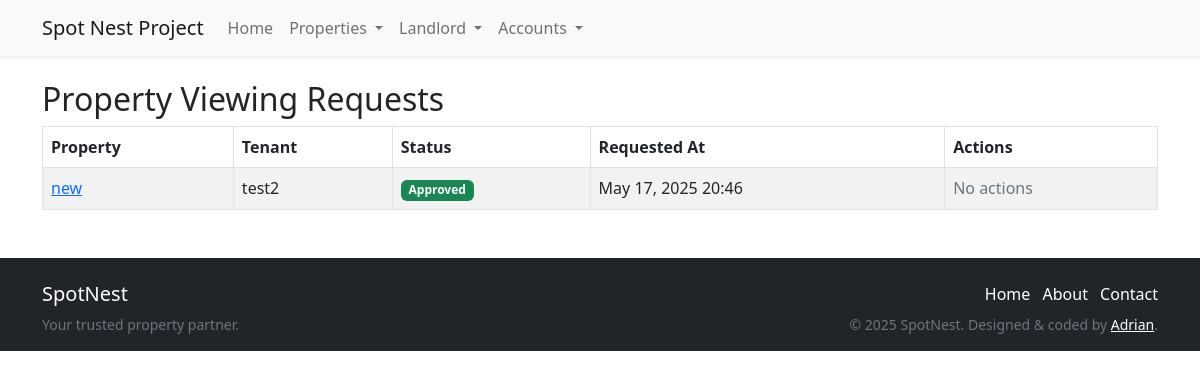
The page /property/requests/ (signed in) on the database its author committed.
### property_module/models.py (models this page shows, shortened)
class PropertyRequest(models.Model):
    STATUS_CHOICES = [
        ('pending', 'Pending'),
        ('approved', 'Approved'),
        ('declined', 'Declined'),
    ]
    property = models.ForeignKey(Property, on_delete=models.CASCADE, related_name='requests')
    tenant = models.ForeignKey(CustomUser, on_delete=models.CASCADE, related_name='property_requests')
    status = models.CharField(max_length=10, choices=STATUS_CHOICES, default='pending')
    created_at = models.DateTimeField(auto_now_add=True)

class Property(models.Model):
    landlord = models.ForeignKey(CustomUser, on_delete=models.CASCADE, related_name='properties')
    title = models.CharField(max_length=255)
    description = models.TextField()
    rental_price = models.DecimalField(max_digits=10, decimal_places=2)
    address = models.CharField(max_length=255)
    latitude = models.FloatField()
    longitude = models.FloatField()
    image = models.ImageField(upload_to='property_images/', blank=True, null=True)
    created_at = models.DateTimeField(auto_now_add=True)

### users_module/models.py (models this page shows, shortened)
class CustomUser(AbstractUser):
    USER_TYPE_CHOICES = (
        ('landlord', 'Landlord'),
        ('tenant', 'Tenant'),
    )
    user_type = models.CharField(max_length=10, choices=USER_TYPE_CHOICES, default='tenant')
    age = models.PositiveIntegerField(null=True, blank=True)
    about = models.TextField(blank=True, null=True)  # Field for bio or property description
    profile_image = models.ImageField(upload_to='profile_images/', blank=True, null=True)
    hashtags = models.CharField(max_length=255, blank=True, null=True, help_text='Comma-separated hashtags')
    orientation = models.CharField(max_length=50, blank=True, null=True)
    income = models.DecimalField(max_digits=10, decimal_places=2, blank=True, null=True)

### property_module/views.py (the view, shortened to what this page needs)
# urls.py: path('requests/', landlord_requests_view, name='landlord_requests'),
@login_required
def landlord_requests_view(request):
    if not hasattr(request.user, 'user_type') or request.user.user_type != 'landlord':
        return HttpResponseForbidden('Only landlords can view this page.')
    requests = PropertyRequest.objects.filter(property__landlord=request.user).select_related('property', 'tenant').order_by('-created_at')
    return render(request, 'property_module/landlord_requests.html', {'requests': requests})

### spotnest_project_content/templates/property_module/landlord_requests.html
{% extends 'base.html' %}
{% block content %}
<div class="container mt-4">
    <h2>Property Viewing Requests</h2>
    {% if requests %}
        <table class="table table-bordered table-striped">
            <thead>
                <tr>
                    <th>Property</th>
                    <th>Tenant</th>
                    <th>Status</th>
                    <th>Requested At</th>
                    <th>Actions</th>
                </tr>
            </thead>
            <tbody>
                {% for req in requests %}
                <tr>
                    <td><a href="{% url 'module_property:property_detail' req.property.id %}">{{ req.property.title }}</a></td>
                    <td>{{ req.tenant.username }}</td>
                    <td>
                        {% if req.status == 'pending' %}
                            <span class="badge bg-warning text-dark">Pending</span>
                        {% elif req.status == 'approved' %}
                            <span class="badge bg-success">Approved</span>
                        {% elif req.status == 'declined' %}
                            <span class="badge bg-danger">Declined</span>
                        {% endif %}
                    </td>
                    <td>{{ req.created_at|date:"M d, Y H:i" }}</td>
                    <td>
                        {% if req.status == 'pending' %}
                        <form method="post" style="display:inline;">
                            {% csrf_token %}
                            <input type="hidden" name="request_id" value="{{ req.id }}">
                            <button name="action" value="approve" class="btn btn-success btn-sm">Approve</button>
                            <button name="action" value="reject" class="btn btn-danger btn-sm">Reject</button>
                        </form>
                        {% else %}
                            <span class="text-muted">No actions</span>
                        {% endif %}
                    </td>
                </tr>
                {% endfor %}
            </tbody>
        </table>
    {% else %}
        <p>No requests found.</p>
    {% endif %}
</div>
{% endblock %}

### rows shown on the page
PropertyRequest: property "new", tenant.username "test2", status "Approved", created_at "May 17, 2025 20:46"
